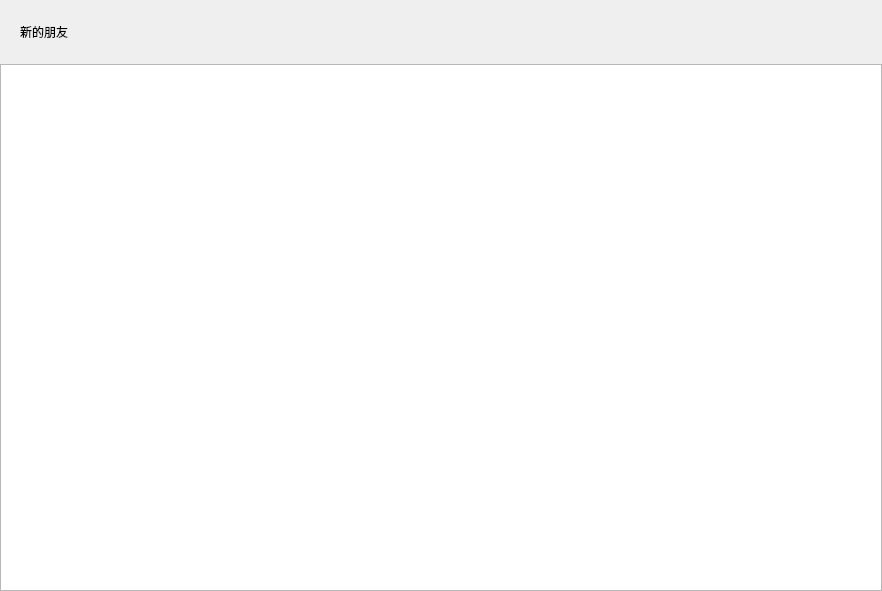
<?xml version="1.0" encoding="UTF-8"?>
<ui version="4.0">
 <class>ApplyFriendPage</class>
 <widget class="QWidget" name="ApplyFriendPage">
  <property name="geometry">
   <rect>
    <x>0</x>
    <y>0</y>
    <width>882</width>
    <height>591</height>
   </rect>
  </property>
  <property name="windowTitle">
   <string>ApplyFriendPage</string>
  </property>
  <layout class="QVBoxLayout" name="verticalLayout">
   <property name="spacing">
    <number>0</number>
   </property>
   <property name="leftMargin">
    <number>0</number>
   </property>
   <property name="topMargin">
    <number>0</number>
   </property>
   <property name="rightMargin">
    <number>0</number>
   </property>
   <property name="bottomMargin">
    <number>0</number>
   </property>
   <item>
    <widget class="QWidget" name="friend_apply_widget" native="true">
     <layout class="QHBoxLayout" name="horizontalLayout">
      <property name="spacing">
       <number>8</number>
      </property>
      <property name="leftMargin">
       <number>20</number>
      </property>
      <property name="topMargin">
       <number>12</number>
      </property>
      <property name="rightMargin">
       <number>20</number>
      </property>
      <property name="bottomMargin">
       <number>12</number>
      </property>
      <item>
       <widget class="QLabel" name="friend_apply_label">
        <property name="minimumSize">
         <size>
          <width>0</width>
          <height>40</height>
         </size>
        </property>
        <property name="maximumSize">
         <size>
          <width>16777215</width>
          <height>40</height>
         </size>
        </property>
        <property name="text">
         <string>新的朋友</string>
        </property>
       </widget>
      </item>
      <item>
       <spacer name="horizontalSpacer">
        <property name="orientation">
         <enum>Qt::Horizontal</enum>
        </property>
        <property name="sizeHint" stdset="0">
         <size>
          <width>40</width>
          <height>20</height>
         </size>
        </property>
       </spacer>
      </item>
     </layout>
    </widget>
   </item>
   <item>
    <widget class="QWidget" name="widget_2" native="true">
     <layout class="QVBoxLayout" name="verticalLayout_2">
      <property name="leftMargin">
       <number>0</number>
      </property>
      <property name="topMargin">
       <number>0</number>
      </property>
      <property name="rightMargin">
       <number>0</number>
      </property>
      <property name="bottomMargin">
       <number>0</number>
      </property>
      <property name="spacing">
       <number>0</number>
      </property>
      <item>
       <widget class="QListWidget" name="apply_friend_list"/>
      </item>
     </layout>
    </widget>
   </item>
  </layout>
 </widget>
 <resources/>
 <connections/>
</ui>
